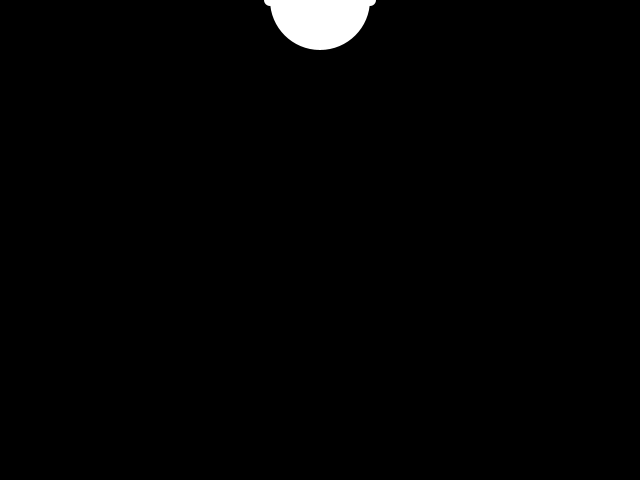
Frame 1 (no input)
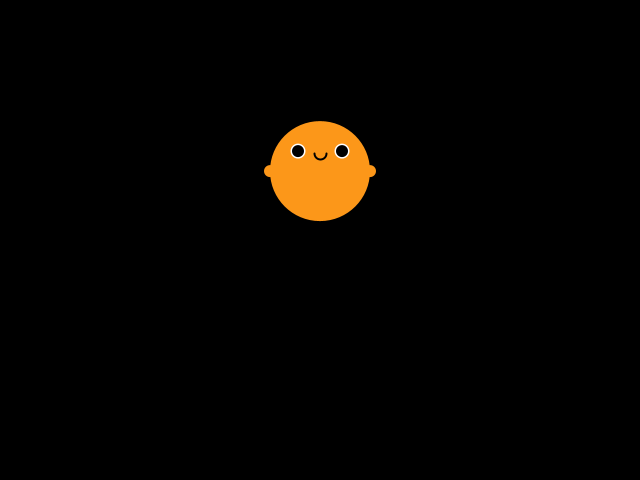
Frame 60 (the mouse pressed at the canvas centre just before this capture)
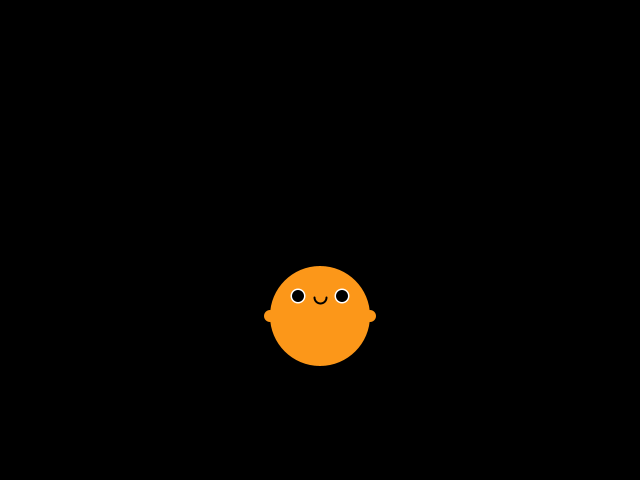
Frame 120 (the mouse held since frame 60 and released just before this capture)

The Processing sketch that drew these frames (run headless with seeded random() and noise(); from frame 60 on, the mouse is pressed at the canvas centre):

// Processing sketch: processing_49340
// ── processing_49340.pde

float x, y;
float speed = 0;
float gravity = 0.1;

void setup() {
  size(640, 480);
  x = width/2;
  y = 0;
}


void draw() {
  background(0);
  smooth();
  
  displayCritter(x, y);

  y = y + speed;
  speed = speed + gravity;
  
  if (y > height) {
    speed = speed * -0.95;
  }
  
  if (y > height-55) {
    fill (0, 255, 0);
  }
}

void displayCritter(float x, float y) {
  //animal body
  noStroke();
  //fill(252, 151, 25);
  ellipse(x, y, 100, 100);
  ellipse(x-50, y, 12, 12);
  ellipse(x+50, y, 12, 12);

  //eyes and mouth
  fill(255);
  noStroke();
  ellipse(x-22, y-20, 15, 15);
  ellipse(x+22, y-20, 15, 15);
  fill(0);
  ellipse(x-22, y-20, 12, 12);
  ellipse(x+22, y-20, 12, 12);
  stroke(0);
  fill (252, 151, 25);
  //noFill();
  strokeWeight(2);
  arc(x, y-18, 12, 12, 0, 0+PI);
}
